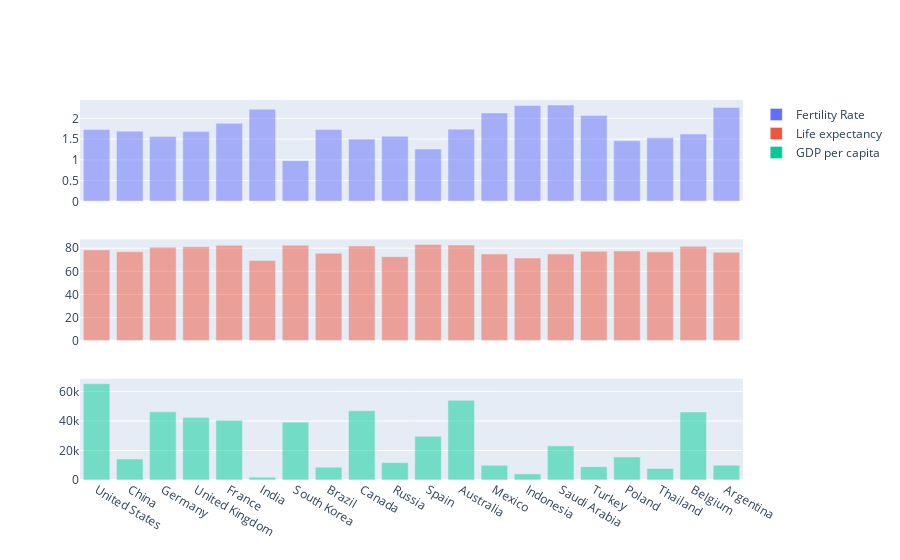

This figure's notebook cell:
### Markdown cell above
> Lower GDP per capita means higher infant mortality and maternal mortality ratio in case of India and Indonesia.

### Code cell
fig=make_subplots(rows=3, cols=1)
fig.add_trace(go.Bar(
            name="Fertility Rate",
            x=country_by_gdp["Country"], 
            y=country_by_gdp["Fertility Rate"],
            showlegend=True,
            marker=dict(
                opacity=0.5,
                showscale=False,
            )),row=1,col=1,
        )

fig.add_trace(go.Bar(
            name="Life expectancy",
            x=country_by_gdp["Country"], 
            y=country_by_gdp["Life expectancy"],
            showlegend=True,
            marker=dict(
                opacity=0.5,
                showscale=False,
            )),row=2,col=1,
        )
fig.add_trace(go.Bar(
            name="GDP per capita",
            x=country_by_gdp["Country"], 
            y=country_by_gdp["GDP per capita"],
            showlegend=True,
            marker=dict(
                opacity=0.5,
                showscale=False,
            )),row=3,col=1,
        )
fig.update_xaxes(showticklabels=False, row=1, col=1)
fig.update_xaxes(showticklabels=False, row=2, col=1)

### Figure 1 — Plotly figure (JSON) as saved in the notebook; plotly's stock layout.template omitted (floating-point values rounded to 4 significant figures)
{"data": [{"marker": {"opacity": 0.5, "showscale": false}, "name": "Fertility Rate", "showlegend": true, "type": "bar", "x": ["United States", "China", "Germany", "United Kingdom", "France", "India", "South Korea", "Brazil", "Canada", "Russia", "Spain", "Australia", "Mexico", "Indonesia", "Saudi Arabia", "Turkey", "Poland", "Thailand", "Belgium", "Argentina"], "xaxis": "x", "y": [1.73, 1.69, 1.56, 1.68, 1.88, 2.22, 0.98, 1.73, 1.5, 1.57, 1.26, 1.74, 2.13, 2.31, 2.32, 2.07, 1.46, 1.53, 1.62, 2.26], "yaxis": "y"}, {"marker": {"opacity": 0.5, "showscale": false}, "name": "Life expectancy", "showlegend": true, "type": "bar", "x": ["United States", "China", "Germany", "United Kingdom", "France", "India", "South Korea", "Brazil", "Canada", "Russia", "Spain", "Australia", "Mexico", "Indonesia", "Saudi Arabia", "Turkey", "Poland", "Thailand", "Belgium", "Argentina"], "xaxis": "x2", "y": [78.5, 77, 80.9, 81.3, 82.5, 69.4, 82.6, 75.7, 81.9, 72.7, 83.3, 82.7, 75, 71.5, 75, 77.4, 77.6, 76.9, 81.6, 76.5], "yaxis": "y2"}, {"marker": {"opacity": 0.5, "showscale": false}, "name": "GDP per capita", "showlegend": true, "type": "bar", "x": ["United States", "China", "Germany", "United Kingdom", "France", "India", "South Korea", "Brazil", "Canada", "Russia", "Spain", "Australia", "Mexico", "Indonesia", "Saudi Arabia", "Turkey", "Poland", "Thailand", "Belgium", "Argentina"], "xaxis": "x3", "y": [65280.0, 14240.0, 46260.0, 42300.0, 40490.0, 1911.0, 39240.0, 8655.0, 46940.0, 11770.0, 29610.0, 54050.0, 9985.0, 4142.0, 23140.0, 9042.0, 15600.0, 7808.0, 46120.0, 10010.0], "yaxis": "y3"}], "layout": {"xaxis": {"anchor": "y", "domain": [0, 1], "showticklabels": false}, "xaxis2": {"anchor": "y2", "domain": [0, 1], "showticklabels": false}, "xaxis3": {"anchor": "y3", "domain": [0, 1]}, "yaxis": {"anchor": "x", "domain": [0.7333, 1]}, "yaxis2": {"anchor": "x2", "domain": [0.3667, 0.6333]}, "yaxis3": {"anchor": "x3", "domain": [0, 0.2667]}}}
